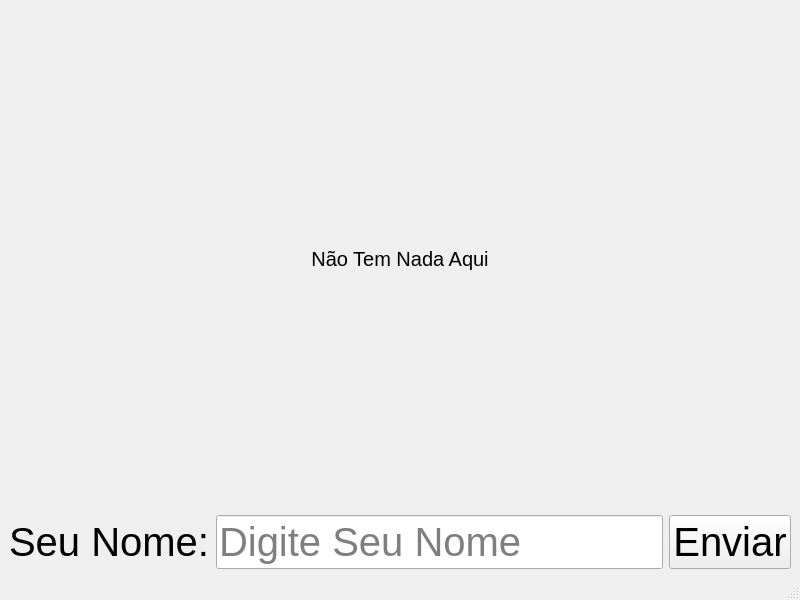
<?xml version="1.0" encoding="UTF-8"?>
<ui version="4.0">
 <class>MainWindow</class>
 <widget class="QMainWindow" name="MainWindow">
  <property name="geometry">
   <rect>
    <x>0</x>
    <y>0</y>
    <width>800</width>
    <height>600</height>
   </rect>
  </property>
  <property name="windowTitle">
   <string>MainWindow</string>
  </property>
  <widget class="QWidget" name="centralwidget">
   <layout class="QHBoxLayout" name="horizontalLayout">
    <item>
     <layout class="QGridLayout" name="gridLayout">
      <item row="0" column="0">
       <widget class="QLabel" name="labelResult">
        <property name="font">
         <font>
          <pointsize>15</pointsize>
         </font>
        </property>
        <property name="mouseTracking">
         <bool>false</bool>
        </property>
        <property name="text">
         <string>Não Tem Nada Aqui</string>
        </property>
        <property name="alignment">
         <set>Qt::AlignCenter</set>
        </property>
       </widget>
      </item>
      <item row="1" column="0">
       <layout class="QGridLayout" name="gridLayout_2">
        <item row="0" column="1">
         <widget class="QLineEdit" name="lineName">
          <property name="font">
           <font>
            <pointsize>30</pointsize>
           </font>
          </property>
          <property name="placeholderText">
           <string>Digite Seu Nome</string>
          </property>
         </widget>
        </item>
        <item row="0" column="0">
         <widget class="QLabel" name="labelName">
          <property name="font">
           <font>
            <pointsize>30</pointsize>
           </font>
          </property>
          <property name="text">
           <string>Seu Nome:</string>
          </property>
         </widget>
        </item>
        <item row="0" column="2">
         <widget class="QPushButton" name="sendButton">
          <property name="font">
           <font>
            <pointsize>30</pointsize>
           </font>
          </property>
          <property name="text">
           <string>Enviar</string>
          </property>
         </widget>
        </item>
       </layout>
      </item>
     </layout>
    </item>
   </layout>
  </widget>
  <widget class="QMenuBar" name="menubar">
   <property name="geometry">
    <rect>
     <x>0</x>
     <y>0</y>
     <width>800</width>
     <height>21</height>
    </rect>
   </property>
  </widget>
  <widget class="QStatusBar" name="statusbar"/>
 </widget>
 <resources/>
 <connections/>
</ui>
